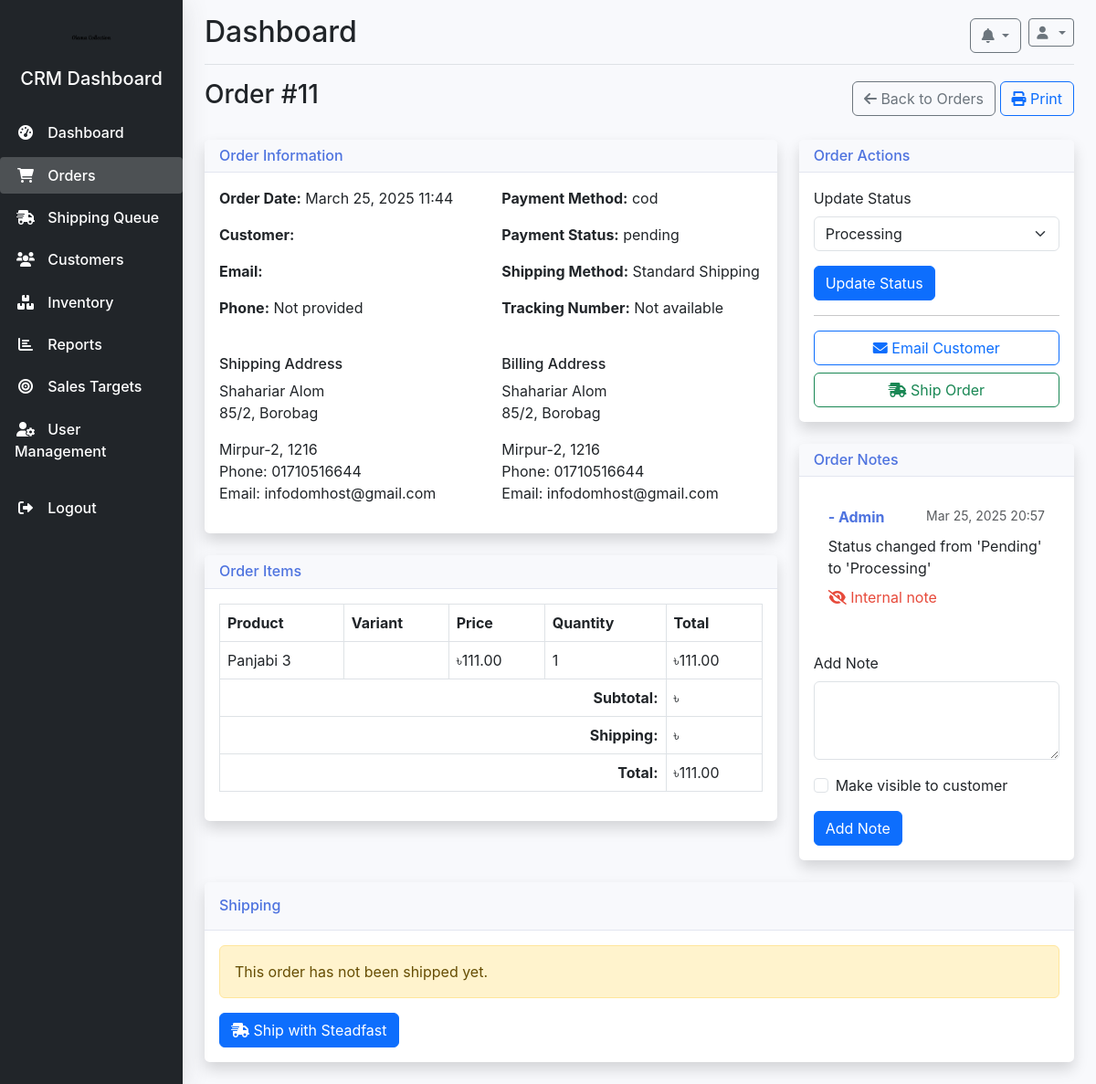
Page /crm/orders/11/ (signed in) on the earlier database version.
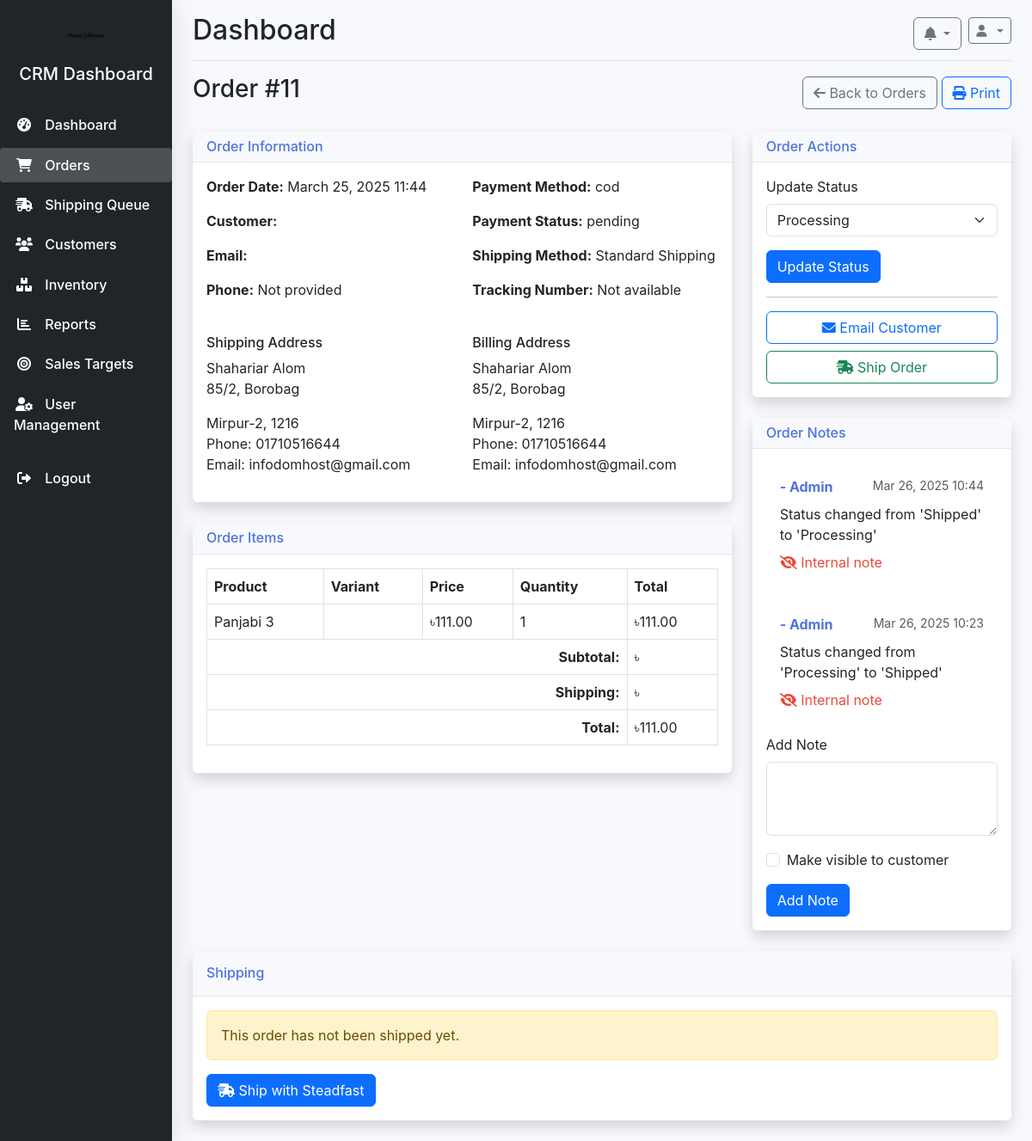
Same page on the later database version.
### orders/models.py (models this page shows, shortened)
class OrderItem(models.Model):
    order = models.ForeignKey(Order, on_delete=models.CASCADE, related_name='items')
    product = models.ForeignKey(Product, on_delete=models.SET_NULL, null=True, blank=True)  # Made nullable
    variant = models.ForeignKey(ProductVariant, on_delete=models.SET_NULL, null=True, blank=True)
    quantity = models.PositiveIntegerField(null=True, blank=True, default=1)  # Made nullable
    price = models.DecimalField(max_digits=10, decimal_places=2, null=True, blank=True)  # Made nullable
    @property
    def total_price(self):
        if self.price is None or self.quantity is None:
            return 0
        return self.price * self.quantity

### products/models.py (models this page shows, shortened)
class Product(models.Model):
    PRODUCT_TYPE_CHOICES = (
        ('simple', 'Simple Product'),
        ('variable', 'Variable Product')
    )
    name = models.CharField(max_length=255)
    slug = models.SlugField(unique=True)
    description = models.TextField()
    category = models.ForeignKey(Category, on_delete=models.CASCADE)
    price = models.DecimalField(max_digits=10, decimal_places=2)
    discount_price = models.DecimalField(max_digits=10, decimal_places=2, null=True, blank=True)
    is_featured = models.BooleanField(default=False)
    is_active = models.BooleanField(default=True)
    created_at = models.DateTimeField(auto_now_add=True)
    updated_at = models.DateTimeField(auto_now=True)
    product_type = models.CharField(max_length=10, choices=PRODUCT_TYPE_CHOICES, default='simple')
    stock_quantity = models.PositiveIntegerField(default=0, null=True, blank=True)
    sku = models.CharField(max_length=100, null=True, blank=True)

### crm/models.py (models this page shows, shortened)
class OrderNote(models.Model):
    order = models.ForeignKey('orders.Order', on_delete=models.CASCADE, related_name='crm_notes')
    user = models.ForeignKey(CRMUser, on_delete=models.SET_NULL, null=True, related_name='notes')
    note = models.TextField()
    created_at = models.DateTimeField(auto_now_add=True)
    is_customer_visible = models.BooleanField(default=False)
    class Meta:
        ordering = ['-created_at']

class CRMUser(models.Model):
    ROLE_CHOICES = (
        ('admin', _('Admin')),
        ('manager', _('Manager')),
        ('staff', _('Staff')),
    )
    user = models.OneToOneField(User, on_delete=models.CASCADE, related_name='crm_profile')
    role = models.CharField(max_length=20, choices=ROLE_CHOICES, default='staff')
    is_active = models.BooleanField(default=True)
    date_joined = models.DateTimeField(default=timezone.now)
    can_manage_orders = models.BooleanField(default=False)
    can_manage_inventory = models.BooleanField(default=False)
    can_view_reports = models.BooleanField(default=False)
    can_manage_customers = models.BooleanField(default=False)
    def __str__(self):
        return f"{self.user.get_full_name()} - {self.get_role_display()}"

### crm/views.py (the view, shortened to what this page needs)
# urls.py: path('orders/<int:order_id>/', views.order_detail, name='order_detail'),
@crm_login_required
def order_detail(request, order_id):
    order = get_object_or_404(Order.objects.select_related('status', 'customer'), id=order_id)
    order_items = order.items.select_related('product', 'variant').all()
    subtotal = sum(item.quantity * item.price for item in order_items if item.quantity and item.price)
    shipping_cost = order.shipping_cost if hasattr(order, 'shipping_cost') else 0
    discount_amount = order.discount_amount if hasattr(order, 'discount_amount') else 0
    total = order.total_amount or (subtotal + shipping_cost - discount_amount)
    customer_info = {
        'name': 'Guest',
        'email': 'Not provided',
        'phone': 'Not provided'
    }
    if order.customer:
        customer_info = {
            'name': order.customer.get_full_name() or order.customer.username,
            'email': order.customer.email or 'Not provided',
            'phone': getattr(order.customer, 'phone', None) or
                     (order.customer.profile.phone_number if hasattr(order.customer, 'profile') else 'Not provided'),
            'joined': order.customer.date_joined
        }
    notes = OrderNote.objects.filter(order=order).select_related('user') if hasattr(order, 'crm_notes') else []
    statuses = OrderStatus.objects.filter(is_active=True).order_by('sort_order')
    context = {
        'order': order,
        'order_items': order_items,
        'customer_info': customer_info,
        'subtotal': subtotal,
        'shipping_cost': shipping_cost,
        'discount_amount': discount_amount,
        'total': total,
        'notes': notes,
        'statuses': statuses
    }
    return render(request, 'crm/orders/detail.html', context)

### crm/templates/crm/orders/detail.html (shortened to what the changed rows need)
{% extends 'crm/base.html' %}
{% load static %}
{% block content %}
<div class="d-flex justify-content-between align-items-center mb-4">
    <h1 class="h3">Order #{{ order.id }}</h1>
</div>
<div class="row">
    <div class="col-lg-8">
        <div class="card shadow mb-4">
            <div class="card-body">
                <div class="table-responsive">
                    <table class="table table-bordered">
                        <thead>
                            <tr>
                                <th>Product</th>
                                <th>Variant</th>
                                <th>Price</th>
                                <th>Quantity</th>
                                <th>Total</th>
                            </tr>
                        </thead>
                        <tbody>
                            {% for item in order.items.all %}
                            <tr>
                                <td>
                                    {{ item.product.name }}
                                </td>
                                <td>
                                </td>
                                <td>৳{{ item.price|floatformat:2 }}</td>
                                <td>{{ item.quantity }}</td>
                                <td>৳{{ item.total_price|floatformat:2 }}</td>
                            </tr>
                            {% endfor %}
                        </tbody>
                    </table>
                </div>
            </div>
        </div>
    </div>
    <div class="col-lg-4">
        <div class="card shadow mb-4">
            <div class="card-body">
                <div class="notes-container mb-3" style="max-height: 300px; overflow-y: auto;">
                    {% for note in notes %}
                    <div class="note mb-3 p-3 {% if note.is_customer_visible %}bg-light{% else %}bg-warning-light{% endif %} rounded">
                        <div class="d-flex justify-content-between">
                            <span class="text-primary fw-bold">{{ note.user }}</span>
                            <small class="text-muted">{{ note.created_at|date:"M d, Y H:i" }}</small>
                        </div>
                        <p class="mb-0 mt-2">{{ note.note }}</p>
                        {% if note.is_customer_visible %}
                        <div class="mt-2 text-success">
                            <i class="fas fa-eye"></i> Visible to customer
                        </div>
                        {% else %}
                        <div class="mt-2 text-danger">
                            <i class="fas fa-eye-slash"></i> Internal note
                        </div>
                        {% endif %}
                    </div>
                    {% empty %}
                    <p class="text-center">No notes yet</p>
                    {% endfor %}
                </div>
            </div>
        </div>
    </div>
</div>
{% endblock %}

Differences in the rows shown:
no longer on this page (row unchanged): OrderNote: user "- Admin", created_at "Mar 25, 2025 20:57", note "Status changed from 'Pending' to 'Processing'", is_customer_visible False (drawn)
added OrderNote: user "- Admin", created_at "Mar 26, 2025 10:44", note "Status changed from 'Shipped' to 'Processing'", is_customer_visible False (drawn)
added OrderNote: user "- Admin", created_at "Mar 26, 2025 10:23", note "Status changed from 'Processing' to 'Shipped'", is_customer_visible False (drawn)
